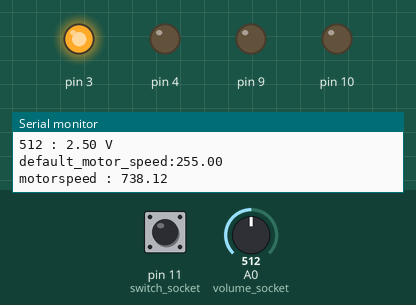
The sketch below on a simulated Arduino Uno, built with avr-gcc and run on an emulated ATmega328P. On the bench: output pins drawn as LEDs (lit = HIGH), the last lines printed to the serial monitor. Inputs (shaded band) come from the test bench; at power-on: A0 (volume_socket) = 512, pin 11 (switch_socket) HIGH.

Above: at 1.8 s.
1.9 s: A0 (volume_socket) set to 138
4.2 s: A0 (volume_socket) set to 117
At 7.0 s:
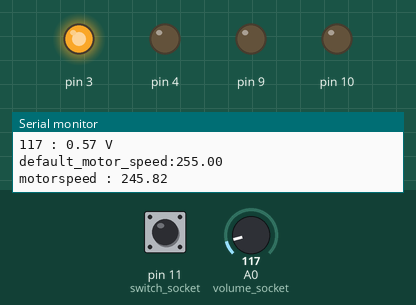
7.5 s: pin 11 (switch_socket) pulled LOW for 1.2 s
At 9.5 s:
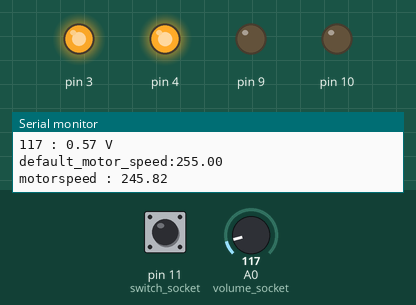
11.5 s: A0 (volume_socket) set to 0
At 14.0 s:
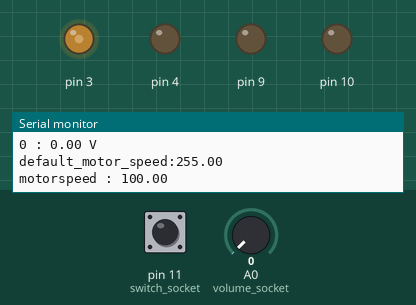
14.5 s: pin 11 (switch_socket) pulled LOW for 1.2 s
At 16.5 s:
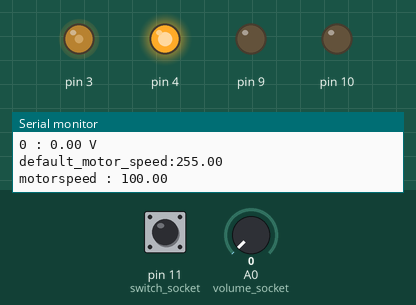
18.5 s: pin 11 (switch_socket) pulled LOW for 3.2 s
At 23.5 s:
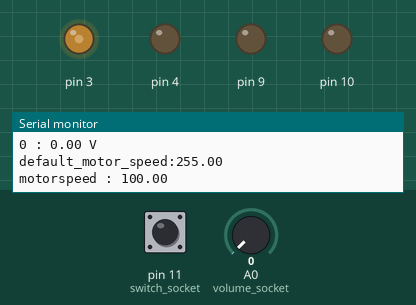
Timing chart, 0 to 25.0 s (numbered marks = the images above; inputs shaded):
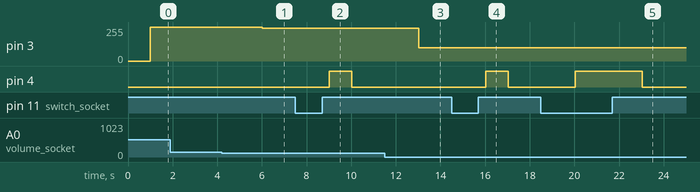

Measured:
- after the input at 4.2 s, pin 3: 255/255 → 245/255 after 1.8 s
- after the input at 7.5 s, pin 4: LOW → HIGH after 1.5 s, → LOW 1.0 s later
- after the input at 11.5 s, pin 3: 245/255 → 100/255 after 1.5 s
- after the input at 14.5 s, pin 4: LOW → HIGH after 1.5 s, → LOW 1.0 s later
- after the input at 18.5 s, pin 4: LOW → HIGH after 1.5 s, → LOW 3.0 s later

The sketch:

sousei.ino
```cpp
// (licence header left out)
 #include "CytronMotorDriver.h"

// Configure the motor driver.
CytronMD motor1(PWM_DIR, 3, 4);  // PWM 1 = Pin 3, DIR 1 = Pin 4.
CytronMD motor2(PWM_DIR, 9, 10); // PWM 2 = Pin 9, DIR 2 = Pin 10.

 int interval=1000;  // for chattering prevention
 int switch_socket=11;
 int volume_socket=0;
 float default_motor_speed=255.0;

// The setup routine runs once when you press reset.
void setup() {
  Serial.begin(9600);
  pinMode(switch_socket,INPUT_PULLUP);
}

// The loop routine runs over and over again forever.
void loop() {
  int analog_val;
  float input_volt,motor_speed;

  analog_val=analogRead(volume_socket);
  input_volt=float(analog_val)*(5.0/1023.0);

  motor_speed=default_motor_speed*input_volt+100;   //write motor speed formula

  Serial.print(analog_val);
  Serial.print(" : ");
  Serial.print(input_volt);
  Serial.println(" V ");
  Serial.print("default_motor_speed:");
  Serial.println(default_motor_speed);
  Serial.print("motorspeed : ");
  Serial.println(motor_speed);

// change motor direction of rotation
  if(digitalRead(switch_socket)==1){
    delay(interval);
    motor1.setSpeed(motor_speed);
  }else if(digitalRead(switch_socket)==0){
    delay(interval);
    motor1.setSpeed(motor_speed*-1);
  }
}
```

CytronMotorDriver.cpp
```cpp
#include "CytronMotorDriver.h"

CytronMD::CytronMD(MODE mode, uint8_t pin1, uint8_t pin2)
{
  _mode = mode;
  _pin1 = pin1;
  _pin2 = pin2;

  pinMode(_pin1, OUTPUT);
  pinMode(_pin2, OUTPUT);

  digitalWrite(_pin1, LOW);
  digitalWrite(_pin2, LOW);
}

void CytronMD::setSpeed(int16_t speed)
{
  // Make sure the speed is within the limit.
  if (speed > 255) {
    speed = 255;
  } else if (speed < -255) {
    speed = -255;
  }

  // Set the speed and direction.
  switch (_mode) {
    case PWM_DIR:
      if (speed >= 0) {
        analogWrite(_pin1, speed);
        digitalWrite(_pin2, LOW);
      } else {
        analogWrite(_pin1, -speed);
        digitalWrite(_pin2, HIGH);
      }
      break;

    case PWM_PWM:
      if (speed >= 0) {
        analogWrite(_pin1, speed);
        analogWrite(_pin2, 0);
      } else {
        analogWrite(_pin1, 0);
        analogWrite(_pin2, -speed);
      }
      break;
  }
}
```

CytronMotorDriver.h
```cpp
#ifndef CYTRON_MOTOR_DRIVER_H
#define CYTRON_MOTOR_DRIVER_H

#include <Arduino.h>
#include <stdint.h>


enum MODE {
  PWM_DIR,
  PWM_PWM,
};


class CytronMD
{
  public:
    CytronMD(MODE mode, uint8_t pin1, uint8_t pin2);
    void setSpeed(int16_t speed);

  protected:
    MODE _mode;
  	uint8_t _pin1;
    uint8_t _pin2;
};


/* class CytronMD10C : public CytronMD
{
  public:
    CytronMD10C(uint8_t pwmPin, uint8_t dirPin) : CytronMD(PWM_DIR, pwmPin, dirPin) {};
};


class CytronMD13S : public CytronMD
{
  public:
    CytronMD13S(uint8_t pwmPin, uint8_t dirPin) : CytronMD(PWM_DIR, pwmPin, dirPin) {};
}; */

#endif
```
